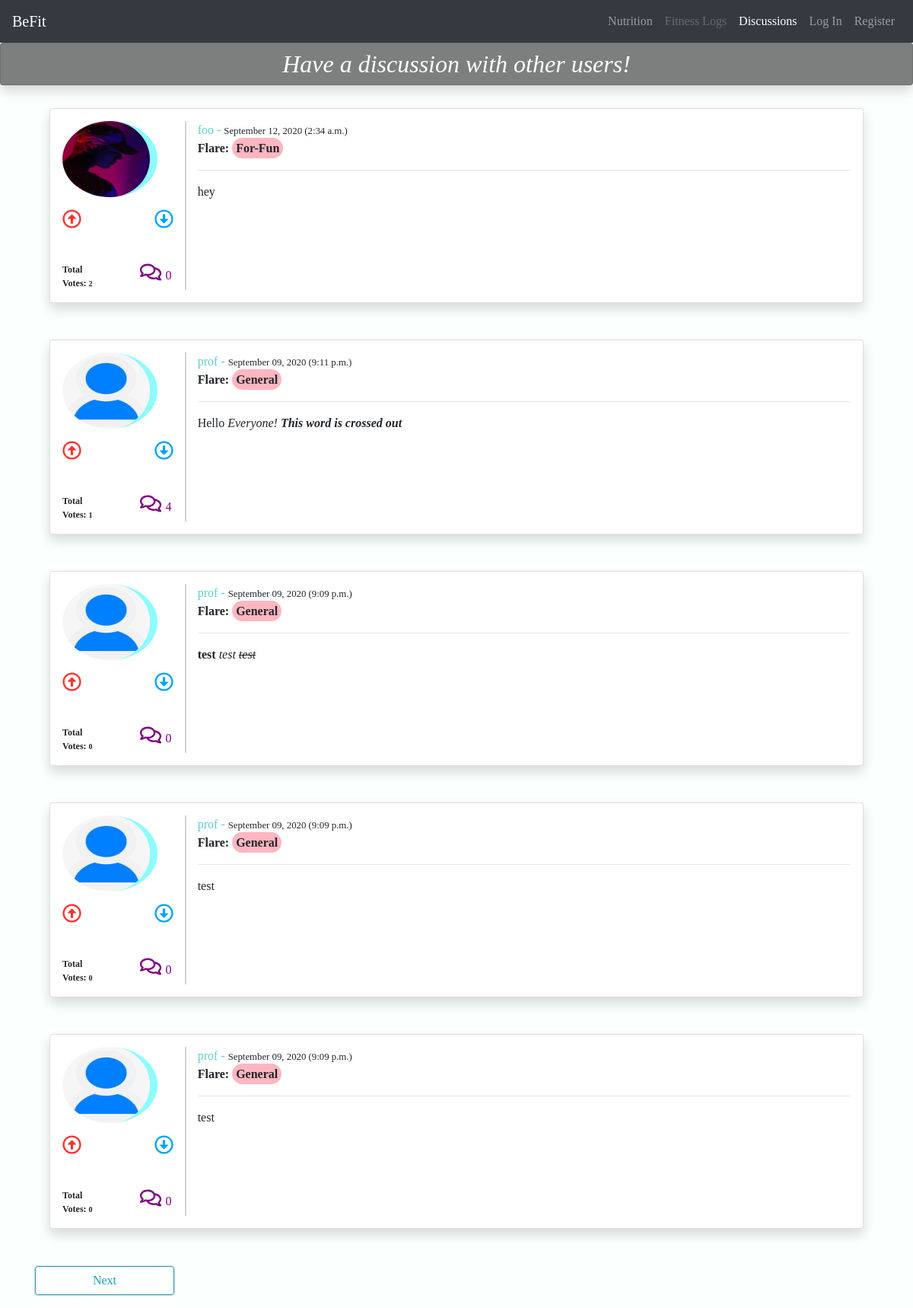
The page /discussions on the database its author committed.
### final_project/models.py (models this page shows, shortened)
class Posts(models.Model):
    author = models.ForeignKey(User, on_delete=models.CASCADE)
    content = models.TextField()
    date = models.DateTimeField(default=timezone.now)
    flare = models.CharField(max_length=30, default='General')
    video_url = models.URLField(max_length=300, blank=True)
    likes = models.IntegerField(default=0)
    comment_count = models.IntegerField(default=0)

class User(AbstractUser):
    pic = models.ImageField(default='default.jpg', upload_to='profile_pics')
    height = models.IntegerField(default=120, validators=[MaxValueValidator(250), MinValueValidator(120)], help_text='Value must be in CM, between 120-250cm')
    weight = models.IntegerField(default=30, validators=[MaxValueValidator(400), MinValueValidator(30)], help_text='Value must be in Kg, between 30-400kg')
    age = models.IntegerField(default=18, validators=[MaxValueValidator(80), MinValueValidator(13)], help_text='Must be between 13-80 years old')
    cv = models.URLField(max_length=120, blank=True)
    special_user = models.BooleanField(default=False)
    professional = models.BooleanField(default=False)

### final_project/views.py (the view, shortened to what this page needs)
# urls.py: path('discussions', Discussions.as_view(), name='discussions'),
class Discussions(ListView):
    template_name = 'final_project/discussions.html'
    model = Posts
    context_object_name = 'posts'
    ordering = ['-date']
    paginate_by = 5
    def get_context_data(self, **kwargs):
        context = super(Discussions, self).get_context_data(**kwargs)
        upvoted_posts = []
        downvoted_posts = []
        if not self.request.user.is_authenticated:
            liked_posts = False
        context.update({'upvoted_posts': upvoted_posts,'downvoted_posts': downvoted_posts})
        return context

### final_project/templates/final_project/discussions.html (shortened to what this page needs)
{% extends "final_project/layout.html" %}
{% load static %}
{% block body %}
    <div id="main-content" style="display: none;">
        <h2 class="card shadow p-2 rounded" style="text-align: center; font-style: italic; margin: 0; background: rgba(0,0,0,.5);"><span style="color: white;">Have a discussion with other users!</span></h2>
        <div class="container" style="margin-top: 30px;">
            {% for post in posts %}
                <div id="post-card-{{ post.pk }}" class="card-main" style="margin: 20px;">
                    <div class="card shadow p-3 mb-5 bg-white rounded" style="padding: 1rem;">
                        <div class="row">
                            <div class="col-lg-2 col-md-3 col-sm-4 col-4" style="border-right: 2px solid lightgrey;">
                                {% if post.author.special_user %}
                                    <img rel='tooltip' data-placement="top" title="Special User" class="rounded-circle post-img" src="{{ post.author.pic.url }}" style="border-right: 10px solid purple;">
                                {% elif post.author.professional %}
                                    <img rel='tooltip' data-placement="top" title="Professional User" class="rounded-circle post-img" src="{{ post.author.pic.url }}" style="border-right: 10px solid rgb(140, 252, 252);">
                                {% else %}
                                    <img rel='tooltip' data-placement="top" title="Normal User" class="rounded-circle post-img" src="{{ post.author.pic.url }}" style="border-right: 10px solid lightgrey;">
                                {% endif %}
                                {% if user.is_authenticated %}
                                    {% if post in upvoted_posts %}
                                        <p data-id="{{ post.pk }}">
                                            <div class="upvote float-left" data-id="{{ post.pk }}"><i id="upvote-{{ post.pk }}" data-upvoted="true" data-downvoted="false" data-id="{{ post.pk }}" style="margin-right: 10px;" class="fas fa-arrow-alt-circle-up"></i></div>
                                            <div class="downvote float-right" data-id="{{ post.pk }}"><i id="downvote-{{ post.pk }}" data-upvoted="true" data-downvoted="false" data-id="{{ post.pk }}" class="far fa-arrow-alt-circle-down"></i></div>
                                        </p>
                                    {% elif post in downvoted_posts %}
                                        <p data-id="{{ post.pk }}">
                                            <div class="upvote float-left" data-id="{{ post.pk }}"><i id="upvote-{{ post.pk }}" data-upvoted="false" data-downvoted="true" data-id="{{ post.pk }}" style="margin-right: 10px;" class="far fa-arrow-alt-circle-up"></i></div>
                                            <div class="downvote float-right" data-id="{{ post.pk }}"><i id="downvote-{{ post.pk }}" data-upvoted="false" data-downvoted="true" data-id="{{ post.pk }}" class="fas fa-arrow-alt-circle-down"></i></div>
                                        </p>
                                    {% else %}
                                        <p data-id="{{ post.pk }}">
                                            <div class="upvote float-left" data-id="{{ post.pk }}"><i id="upvote-{{ post.pk }}" data-upvoted="false" data-downvoted="false" style="margin-right: 10px;" data-id="{{ post.pk }}" class="far fa-arrow-alt-circle-up"></i></div>
                                            <div class="downvote float-right" data-id="{{ post.pk }}"><i id="downvote-{{ post.pk }}" data-upvoted="false" data-downvoted="false" data-id="{{ post.pk }}" class="far fa-arrow-alt-circle-down"></i></div>
                                        </p>
                                    {% endif %}
                                {% else %}
                                    <a class="votes" href="/login" style="font-size: 25px;" data-id="{{ post.pk }}">
                                        <i style="color: rgb(255, 47, 47);" id="upvote-{{ post.pk }}" data-upvoted="false" data-downvoted="false" style="margin-right: 10px;" class="far fa-arrow-alt-circle-up float-left"></i>
                                        <i style="color: rgb(0, 162, 255);" id="downvote-{{ post.pk }}" data-upvoted="false" data-downvoted="false" class="far fa-arrow-alt-circle-down float-right"></i>
                                    </a>
                                {% endif %}
                                <div class="card-mg">
                                    <div class="row">
                                        <div class="col-6">
                                            <strong><p id='vote_count-{{ post.pk }}' class="tot_likes" style="margin: 0;">Total Votes: <span style="font-size: 10px;">{{ post.likes }}</span></p></strong>
                                        </div>
                                        <div class="col-6">
                                            <a href="{% url 'spec_post' post.pk %}"><i class="far fa-comments coms"></i><span style="margin-left: 5px; color: purple;">{{post.comment_count}}</span></a>
                                        </div>
                                    </div>
                                </div>
                            </div>
                            <div class="col-lg-10 col-md-9 col-sm-8 col-8">
                                <div class="post-data">
                                    <div style="font-size: medium;">
                                        <span style="color: rgb(94, 206, 206);">{{ post.author }} - </span>
                                        <small>{{ post.date|date:'F d, Y (P)' }}</small>
                                        <strong><br>Flare: <span style="background-color: lightpink; padding: 5px; border-radius: 20px;">{{ post.flare }}</span><br></strong>
                                    </div>
                                    <hr>
                                    <p id="post-{{ post.pk }}" class="post-content">{{ post.content|safe }}</p>
                                </div>
                            </div>
                        </div>
                    </div>
                </div>
            {% endfor %}
            <div class="col-2 card p-0 mb-3 rounded">
            {% if is_paginated %}
                {% if page_obj.has_next %}
                    <a class="btn btn-outline-info" href="?page={{ page_obj.next_page_number }}">Next</a>
                {% endif %}
            {% endif %}
            </div>
        </div>
    </div>
{% endblock %}

### final_project/templates/final_project/layout.html (shortened to what this page needs)
{% load static %}
<!DOCTYPE html>
<html lang="en">
    <head>
        <link rel="stylesheet" href="https://stackpath.bootstrapcdn.com/bootstrap/4.4.1/css/bootstrap.min.css">
        <link href="{% static 'final_project/layoutt.css' %}" rel="stylesheet">
        <link rel="stylesheet" href="https://cdnjs.cloudflare.com/ajax/libs/animate.css/4.0.0/animate.min.css">
    </head>
    <body>
        <nav class="navbar navbar-expand-lg navbar-dark bg-dark sticky-top">
            <a class="navbar-brand" href="{% url 'index' %}" id="_home">BeFit</a>
            <div class="collapse navbar-collapse" id="navigation1">
                <ul class="navbar-nav ml-auto">
                    <li class="nav-item">
                        <a class="nav-link" href="{% url 'recipe' %}" id="_recipe">Nutrition</a>
                    </li>
                    {% if user.special_user or user.professional %}
                        <li class="nav-item">
                            <a class="nav-link" href="{% url 'fitness' %}" id="_fitness">Fitness Logs</a>
                        </li>
                    {% else %}
                        <li id="nav-disabled" class="nav-item">
                            <a class="nav-link disabled" href="#" id="_fitness">Fitness Logs</a>
                        </li>
                    {% endif %}
                    <li class="nav-item">
                        <a class="nav-link" href="{% url 'discussions' %}" id="_discussions">Discussions</a>
                    </li>
                    {% if user.is_authenticated %}
                        <li class="nav-item">
                            <a class="nav-link" href="{% url 'logout' %}">Log Out</a>
                        </li>
                    {% else %}
                        <li class="nav-item">
                            <a class="nav-link" href="{% url 'login' %}" id="_login">Log In</a>
                        </li>
                        <li class="nav-item">
                            <a class="nav-link" href="{% url 'register' %}" id="_register">Register</a>
                        </li>
                    {% endif %}
                </ul>
            </div>
        </nav>
        <div class="body">
            {% block body %}
            {% endblock %}
        </div>
    </body>
</html>

### final_project/static/final_project/layoutt.css (style rules this page uses)
body { background-color: rgb(251, 255, 254); font-family: 'Perpetua'; }
.coms { color: purple; font-size: 25px; margin-left: 25%; }
.post-img { height: 100px; width: 125px; margin-bottom: 16px; }
.tot_likes { font-size: 12px; }
.card-mg { margin-top: 70px; }

### final_project/templates/final_project/discussions.html (style rules this page uses)
#_discussions { color: white; }

### rows shown on the page
Posts: author.pic (picture), likes "2", comment_count "0", author "foo", date "September 12, 2020 (2:34 a.m.)", flare "For-Fun", content "hey"
Posts: author.pic (placeholder picture), likes "1", comment_count "4", author "prof", date "September 09, 2020 (9:11 p.m.)", flare "General", content "Hello Everyone! This word is crossed out"
Posts: author.pic (placeholder picture), likes "0", comment_count "0", author "prof", date "September 09, 2020 (9:09 p.m.)", flare "General", content "test test test"
Posts: author.pic (placeholder picture), likes "0", comment_count "0", author "prof", date "September 09, 2020 (9:09 p.m.)", flare "General", content "test"
Posts: author.pic (placeholder picture), likes "0", comment_count "0", author "prof", date "September 09, 2020 (9:09 p.m.)", flare "General", content "test"
